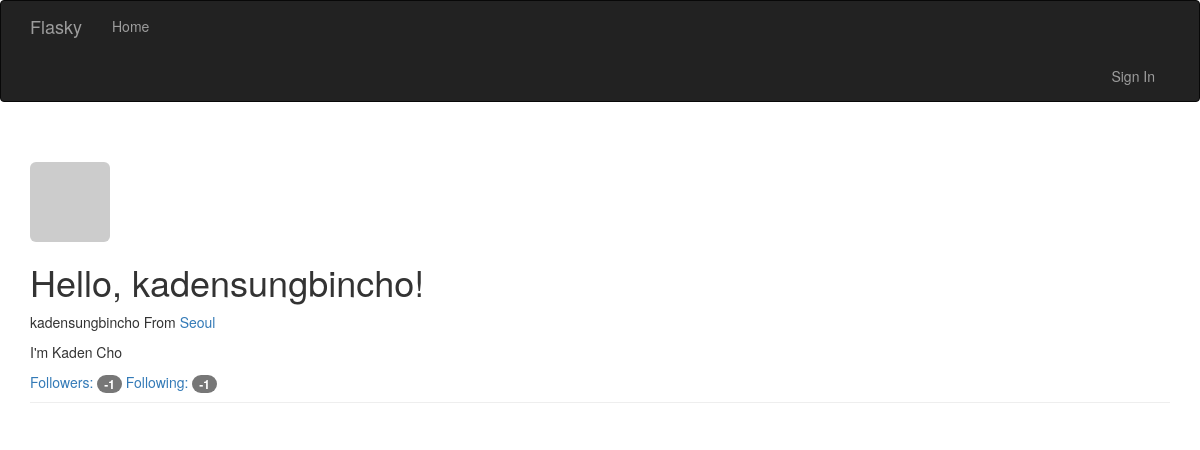
Page /user/kadensungbincho on the earlier database version.
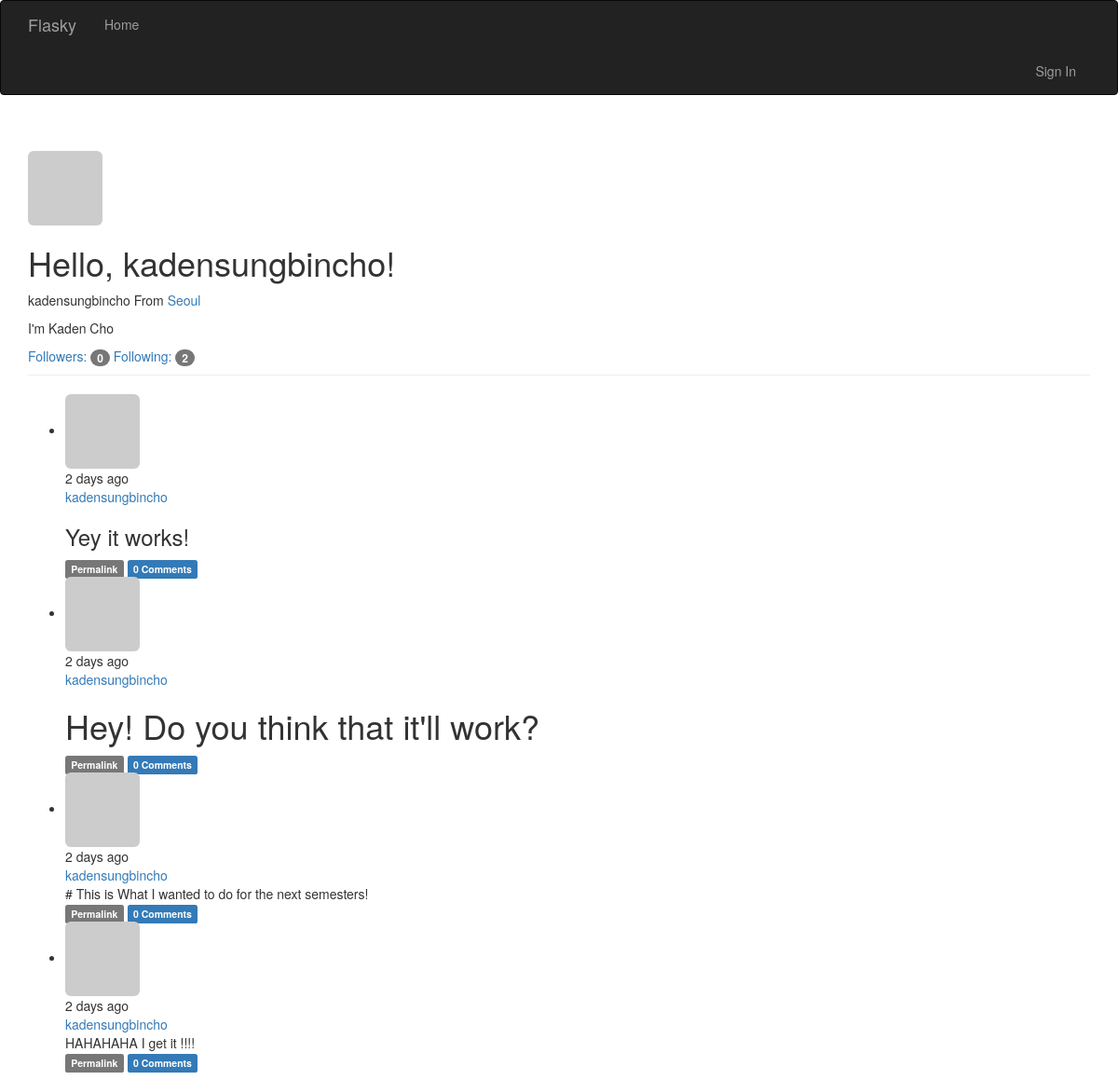
Same page on the later database version.
### vflask/restart/app/models.py (models this page shows, shortened)
class User(UserMixin, db.Model):
    __tablename__ = 'users'
    id = db.Column(db.Integer, primary_key=True)
    email = db.Column(db.String(64), unique=True, index=True)
    username = db.Column(db.String(64), unique=True, index=True)
    role_id = db.Column(db.Integer, db.ForeignKey('roles.id'))
    password_hash = db.Column(db.String(128))
    confirmed = db.Column(db.Boolean, default=False)
    name = db.Column(db.String(64))
    location = db.Column(db.String(64))
    about_me = db.Column(db.Text())
    member_since = db.Column(db.DateTime(), default=datetime.utcnow)
    last_seen = db.Column(db.DateTime(), default=datetime.utcnow)
    avatar_hash = db.Column(db.String(32))
    posts = db.relationship('Post', backref='author', lazy='dynamic')
    followed = db.relationship('Follow',
                               foreign_keys=[Follow.follower_id],
                               backref=db.backref('follower', lazy='joined'),
                               lazy='dynamic',
                               cascade='all, delete-orphan')
    followers = db.relationship('Follow',
                                foreign_keys=[Follow.followed_id],
                                backref=db.backref('followed', lazy='joined'),
                                lazy='dynamic',
                                cascade='all, delete-orphan')
    comments = db.relationship('Comment', backref='author', lazy='dynamic')
    @property
    def password(self):
        raise AttributeError('password is not a readable attribute')
    def gravatar(self, size=100, default='identicon', rating='g'):
        if request.is_secure:
            url = 'https://secure.gravatar.com/avatar'
        else:
            url = 'http://www.gravatar.com/avatar'
        hash = self.avatar_hash or hashlib.md5(self.email.encode(
            'utf-8'
        )).hexdigest()
        return '{url}/{hash}?s={size}&d={default}&r={rating}'.format(
            url=url, hash=hash, size=size, default=default, rating=rating)

class Post(db.Model):
    __tablename__ = 'posts'
    id = db.Column(db.Integer, primary_key=True)
    body = db.Column(db.Text)
    timestamp = db.Column(db.DateTime, index=True, default=datetime.utcnow)
    author_id = db.Column(db.Integer, db.ForeignKey('users.id'))
    body_html = db.Column(db.Text)
    comments = db.relationship('Comment', backref='post', lazy='dynamic')

### vflask/restart/app/main/views.py (the view)
@main.route('/user/<username>')
def user(username):
    user = User.query.filter_by(username=username).first()
    if user is None:
        abort(404)
    posts = user.posts.order_by(Post.timestamp.desc()).all()
    return render_template('user.html', user=user, posts=posts)

### vflask/restart/app/auth/views.py (called while the page is built)
@auth.before_app_request
def before_request():
    if current_user.is_authenticated:
        current_user.ping()
        if not current_user.confirmed and request.endpoint[:5] != 'auth.':
            return redirect(url_for('auth.unconfirmed'))

### vflask/restart/app/main/__init__.py (called while the page is built)
@main.app_context_processor
def inject_perissions():
    return dict(Permission=Permission)

### vflask/restart/app/main/views.py (called while the page is built)
@main.before_app_request
def before_request():
    if current_user.is_authenticated:
        current_user.ping()
        if not current_user.confirmed and request.endpoint[:5] != 'auth.':
            return redirect(url_for('auth.unconfirmed'))

### vflask/restart/app/models.py (called while the page is built)
    def can(self, permissions):
        return False

    def is_administrator(self):
        return False

### vflask/restart/app/templates/user.html (shortened to what this page needs)
{% extends "base.html" %}
{% block content %}
<div class="container">
    <div class="page-header">
        <img class="img-rounded profile-thumbnail" src="{{ user.gravatar(size=256) }}">
        <h1>Hello, {{ user.username }}!</h1>
    {% block page_content %}
        {% if user.name or user.location %}
        <p>
            {% if user.name %}{{ user.name }}{% endif %}
                {% if user.location %}
                    From
                    <a href="http://maps.google.com/?={{ user.location }}">
                        {{ user.location }}
                    </a>
                {% endif %}
            {% endif %}
        </p>
        {% if user.about_me %}<p>{{ user.about_me }}</p>{% endif %}
        <a href="{{ url_for('.followers', username=user.username) }}">
            Followers: <span class="badge">{{ user.followers.count() - 1 }}</span>
        </a>
        <a href="{{ url_for('.followed_by', username=user.username) }}">
            Following: <span class="badge">{{ user.followed.count() - 1}}</span>
        </a>
        {% include '_posts.html' %}
    {% endblock %}
{% endblock %}

### vflask/restart/app/templates/base.html (shortened to what this page needs)
{% extends "bootstrap/base.html" %}
{% block head %}
    {{ super() }}
{% endblock %}
{% block navbar %}
<div class="navbar navbar-inverse" role="navigation">
   <div class="container">
       <div class="navbar-header">
           <a class="navbar-brand" href="/">Flasky</a>
       </div>
       <div class="navbar-collapse collapse">
            <ul class="nav navbar-nav">
                <li><a href="/">Home</a></li>
            </ul>
       </div>
       <div class="navbar-collapse collapse">
           <ul class="nav navbar-nav navbar-right">
               {% if current_user.is_authenticated %}
               <li><a href="{{ url_for('main.user', username=current_user.username) }}">Profile</a></li>
               <li><a href="{{ url_for('auth.logout') }}">Sign Out</a></li>
               {% else %}
               <li><a href="{{ url_for('auth.login') }}">Sign In</a></li>
               {% endif %}
           </ul>
       </div>
   </div>
</div>
{% endblock %}

### vflask/restart/app/templates/_posts.html (shortened to what this page needs)
</div>
<ul class="posts">
    {% for post in posts %}
    <li class="post">
        <div class="post-content">
            <div class="profile-thmbnail">
                <a href="{{ url_for('.user', username=post.author.username) }}">
                <img class="img-rounded profile-thumbnail"
                    src="{{ post.author.gravatar(size=40) }}">
                </a>
            </div>
            <div class="post-date">{{ moment(post.timestamp).fromNow() }}</div>
            <div class="post-author">
                <a href="{{ url_for('.user', username=post.author.username) }}">
                    {{ post.author.username }}
                </a>
            </div>
            <div class="post-body">
            {% if post.body_html %}
                {{ post.body_html | safe }}
            {% else %}
                {{ post.body }}
            {% endif %}
            </div>
            <div class="post-footer">
                <a href="{{ url_for('.post', id=post.id) }}">
                    <span class="label label-default">Permalink</span>
                </a>
                <a href="{{ url_for('.post', id=post.id) }}#comments">
                    <span class="label label-primary">
                        {{ post.comments.count() }} Comments
                    </span>
                </a>
            </div>
        </div>
    </li>
    {% endfor %}
</ul>
</div>

Differences in the rows shown:
added Post: timestamp "2 days ago", author.username "kadensungbincho", body_html "Yey it works!", comments.count "0"
added Post: timestamp "2 days ago", author.username "kadensungbincho", body_html "Hey! Do you think that it'll work?", comments.count "0"
added Post: timestamp "2 days ago", author.username "kadensungbincho", body "# This is What I wanted to do for the next semesters!", comments.count "0"
added Post: timestamp "2 days ago", author.username "kadensungbincho", body "HAHAHAHA I get it !!!!", comments.count "0"
Other differences:
{{ user.followers.count() - 1 }}: "-1" → "0"
{{ user.followed.count() - 1 }}: "-1" → "2"
